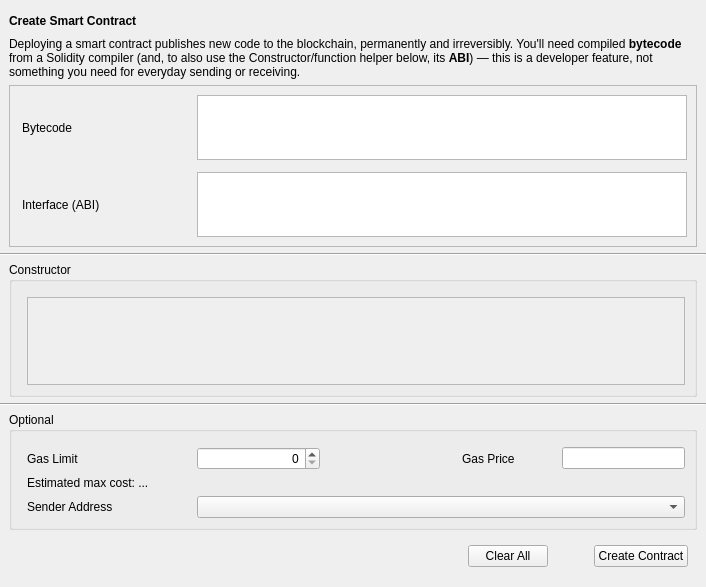
<?xml version="1.0" encoding="UTF-8"?>
<ui version="4.0">
 <class>CreateContract</class>
 <widget class="QWidget" name="CreateContract">
  <property name="geometry">
   <rect>
    <x>0</x>
    <y>0</y>
    <width>706</width>
    <height>587</height>
   </rect>
  </property>
  <property name="windowTitle">
   <string>Form</string>
  </property>
  <layout class="QVBoxLayout" name="verticalLayout_7">
   <property name="leftMargin">
    <number>0</number>
   </property>
   <property name="rightMargin">
    <number>0</number>
   </property>
   <item>
    <widget class="QStackedWidget" name="stackedWidget">
     <property name="currentIndex">
      <number>0</number>
     </property>
     <widget class="QWidget" name="createContractPage">
      <layout class="QVBoxLayout" name="verticalLayout_8">
       <property name="leftMargin">
        <number>0</number>
       </property>
       <property name="topMargin">
        <number>0</number>
       </property>
       <property name="rightMargin">
        <number>0</number>
       </property>
       <property name="bottomMargin">
        <number>0</number>
       </property>
       <item>
        <layout class="QVBoxLayout" name="verticalLayout_11">
         <property name="leftMargin">
          <number>9</number>
         </property>
         <property name="topMargin">
          <number>0</number>
         </property>
         <property name="rightMargin">
          <number>9</number>
         </property>
         <item>
          <layout class="QHBoxLayout" name="horizontalLayout">
           <property name="rightMargin">
            <number>9</number>
           </property>
           <item>
            <widget class="QLabel" name="labelTitle">
             <property name="font">
              <font>
               <weight>75</weight>
               <bold>true</bold>
              </font>
             </property>
             <property name="text">
              <string>Create Smart Contract</string>
             </property>
            </widget>
           </item>
           <item>
            <spacer name="horizontalSpacer_4">
             <property name="orientation">
              <enum>Qt::Horizontal</enum>
             </property>
             <property name="sizeHint" stdset="0">
              <size>
               <width>40</width>
               <height>20</height>
              </size>
             </property>
            </spacer>
           </item>
          </layout>
         </item>
         <item>
          <widget class="QLabel" name="labelContractHint">
           <property name="wordWrap">
            <bool>true</bool>
           </property>
           <property name="text">
            <string>Deploying a smart contract publishes new code to the blockchain, permanently and irreversibly. You'll need compiled &lt;b&gt;bytecode&lt;/b&gt; from a Solidity compiler (and, to also use the Constructor/function helper below, its &lt;b&gt;ABI&lt;/b&gt;) &amp;mdash; this is a developer feature, not something you need for everyday sending or receiving.</string>
           </property>
          </widget>
         </item>
         <item>
          <widget class="QFrame" name="frameContract">
           <property name="sizePolicy">
            <sizepolicy hsizetype="Preferred" vsizetype="Fixed">
             <horstretch>0</horstretch>
             <verstretch>0</verstretch>
            </sizepolicy>
           </property>
           <property name="frameShape">
            <enum>QFrame::StyledPanel</enum>
           </property>
           <property name="frameShadow">
            <enum>QFrame::Raised</enum>
           </property>
           <layout class="QVBoxLayout" name="verticalLayout_10">
            <property name="leftMargin">
             <number>0</number>
            </property>
            <property name="rightMargin">
             <number>0</number>
            </property>
            <item>
             <layout class="QGridLayout" name="gridLayout">
              <property name="leftMargin">
               <number>12</number>
              </property>
              <property name="rightMargin">
               <number>9</number>
              </property>
              <property name="horizontalSpacing">
               <number>15</number>
              </property>
              <property name="verticalSpacing">
               <number>12</number>
              </property>
              <item row="1" column="1">
               <widget class="QValidatedTextEdit" name="textEditInterface">
                <property name="sizePolicy">
                 <sizepolicy hsizetype="Expanding" vsizetype="Fixed">
                  <horstretch>0</horstretch>
                  <verstretch>0</verstretch>
                 </sizepolicy>
                </property>
                <property name="maximumSize">
                 <size>
                  <width>16777215</width>
                  <height>65</height>
                 </size>
                </property>
                <property name="horizontalScrollBarPolicy">
                 <enum>Qt::ScrollBarAlwaysOff</enum>
                </property>
               </widget>
              </item>
              <item row="0" column="1">
               <widget class="QValidatedTextEdit" name="textEditBytecode">
                <property name="sizePolicy">
                 <sizepolicy hsizetype="Expanding" vsizetype="Fixed">
                  <horstretch>0</horstretch>
                  <verstretch>0</verstretch>
                 </sizepolicy>
                </property>
                <property name="maximumSize">
                 <size>
                  <width>16777215</width>
                  <height>65</height>
                 </size>
                </property>
                <property name="horizontalScrollBarPolicy">
                 <enum>Qt::ScrollBarAlwaysOff</enum>
                </property>
               </widget>
              </item>
              <item row="1" column="0">
               <layout class="QVBoxLayout" name="verticalLayout_3">
                <item>
                 <widget class="QLabel" name="labelInterface">
                  <property name="sizePolicy">
                   <sizepolicy hsizetype="Fixed" vsizetype="Preferred">
                    <horstretch>0</horstretch>
                    <verstretch>0</verstretch>
                   </sizepolicy>
                  </property>
                  <property name="minimumSize">
                   <size>
                    <width>160</width>
                    <height>0</height>
                   </size>
                  </property>
                  <property name="text">
                   <string>Interface (ABI)</string>
                  </property>
                 </widget>
                </item>
               </layout>
              </item>
              <item row="0" column="0">
               <layout class="QVBoxLayout" name="verticalLayout">
                <item>
                 <widget class="QLabel" name="labelBytecode">
                  <property name="sizePolicy">
                   <sizepolicy hsizetype="Fixed" vsizetype="Preferred">
                    <horstretch>0</horstretch>
                    <verstretch>0</verstretch>
                   </sizepolicy>
                  </property>
                  <property name="minimumSize">
                   <size>
                    <width>160</width>
                    <height>0</height>
                   </size>
                  </property>
                  <property name="text">
                   <string>Bytecode</string>
                  </property>
                 </widget>
                </item>
               </layout>
              </item>
             </layout>
            </item>
           </layout>
          </widget>
         </item>
        </layout>
       </item>
       <item>
        <widget class="Line" name="hContractLine">
         <property name="orientation">
          <enum>Qt::Horizontal</enum>
         </property>
        </widget>
       </item>
       <item>
        <layout class="QVBoxLayout" name="verticalLayout_12">
         <property name="leftMargin">
          <number>9</number>
         </property>
         <property name="rightMargin">
          <number>9</number>
         </property>
         <item>
          <widget class="QGroupBox" name="groupBoxConstructor">
           <property name="title">
            <string>Constructor</string>
           </property>
           <layout class="QVBoxLayout" name="verticalLayout_2">
            <property name="leftMargin">
             <number>15</number>
            </property>
            <property name="topMargin">
             <number>15</number>
            </property>
            <item>
             <widget class="QScrollArea" name="scrollAreaConstructor">
              <property name="widgetResizable">
               <bool>true</bool>
              </property>
              <widget class="QWidget" name="scrollAreaWidgetContents">
               <property name="geometry">
                <rect>
                 <x>0</x>
                 <y>0</y>
                 <width>656</width>
                 <height>133</height>
                </rect>
               </property>
               <layout class="QVBoxLayout" name="verticalLayout_5"/>
              </widget>
             </widget>
            </item>
           </layout>
          </widget>
         </item>
        </layout>
       </item>
       <item>
        <widget class="Line" name="hContractLine2">
         <property name="orientation">
          <enum>Qt::Horizontal</enum>
         </property>
        </widget>
       </item>
       <item>
        <layout class="QVBoxLayout" name="verticalLayout_14">
         <property name="leftMargin">
          <number>9</number>
         </property>
         <property name="rightMargin">
          <number>9</number>
         </property>
         <item>
          <widget class="QGroupBox" name="groupBoxOptional">
           <property name="title">
            <string>Optional</string>
           </property>
           <layout class="QGridLayout" name="gridLayout_2">
            <property name="leftMargin">
             <number>15</number>
            </property>
            <property name="topMargin">
             <number>15</number>
            </property>
            <property name="horizontalSpacing">
             <number>10</number>
            </property>
            <property name="verticalSpacing">
             <number>6</number>
            </property>
            <item row="2" column="1" colspan="4">
             <widget class="AddressField" name="lineEditSenderAddress">
              <property name="minimumSize">
               <size>
                <width>370</width>
                <height>0</height>
               </size>
              </property>
             </widget>
            </item>
            <item row="2" column="0">
             <widget class="QLabel" name="labelSenderAddress">
              <property name="sizePolicy">
               <sizepolicy hsizetype="Fixed" vsizetype="Preferred">
                <horstretch>0</horstretch>
                <verstretch>0</verstretch>
               </sizepolicy>
              </property>
              <property name="minimumSize">
               <size>
                <width>160</width>
                <height>0</height>
               </size>
              </property>
              <property name="text">
               <string>Sender Address</string>
              </property>
             </widget>
            </item>
            <item row="1" column="0" colspan="5">
             <widget class="QLabel" name="labelGasEstimate">
              <property name="text">
               <string>Estimated max cost: ...</string>
              </property>
             </widget>
            </item>
            <item row="0" column="3">
             <widget class="QLabel" name="labelGasPrice">
              <property name="sizePolicy">
               <sizepolicy hsizetype="Preferred" vsizetype="Preferred">
                <horstretch>0</horstretch>
                <verstretch>0</verstretch>
               </sizepolicy>
              </property>
              <property name="minimumSize">
               <size>
                <width>90</width>
                <height>0</height>
               </size>
              </property>
              <property name="text">
               <string>Gas Price</string>
              </property>
             </widget>
            </item>
            <item row="0" column="0">
             <widget class="QLabel" name="labelGasLimit">
              <property name="sizePolicy">
               <sizepolicy hsizetype="Fixed" vsizetype="Preferred">
                <horstretch>0</horstretch>
                <verstretch>0</verstretch>
               </sizepolicy>
              </property>
              <property name="minimumSize">
               <size>
                <width>160</width>
                <height>0</height>
               </size>
              </property>
              <property name="text">
               <string>Gas Limit</string>
              </property>
             </widget>
            </item>
            <item row="0" column="1">
             <widget class="QSpinBox" name="lineEditGasLimit">
              <property name="sizePolicy">
               <sizepolicy hsizetype="Expanding" vsizetype="Fixed">
                <horstretch>0</horstretch>
                <verstretch>0</verstretch>
               </sizepolicy>
              </property>
              <property name="alignment">
               <set>Qt::AlignRight|Qt::AlignTrailing|Qt::AlignVCenter</set>
              </property>
             </widget>
            </item>
            <item row="0" column="4">
             <widget class="BitcoinAmountField" name="lineEditGasPrice"/>
            </item>
            <item row="0" column="2">
             <spacer name="horizontalSpacer_5">
              <property name="orientation">
               <enum>Qt::Horizontal</enum>
              </property>
              <property name="sizeType">
               <enum>QSizePolicy::Expanding</enum>
              </property>
              <property name="sizeHint" stdset="0">
               <size>
                <width>60</width>
                <height>20</height>
               </size>
              </property>
             </spacer>
            </item>
           </layout>
          </widget>
         </item>
        </layout>
       </item>
      </layout>
     </widget>
    </widget>
   </item>
   <item>
    <layout class="QHBoxLayout" name="horizontalLayout_3">
     <property name="leftMargin">
      <number>18</number>
     </property>
     <property name="topMargin">
      <number>9</number>
     </property>
     <property name="rightMargin">
      <number>18</number>
     </property>
     <property name="bottomMargin">
      <number>9</number>
     </property>
     <item>
      <spacer name="horizontalSpacer">
       <property name="orientation">
        <enum>Qt::Horizontal</enum>
       </property>
       <property name="sizeType">
        <enum>QSizePolicy::Expanding</enum>
       </property>
       <property name="sizeHint" stdset="0">
        <size>
         <width>40</width>
         <height>20</height>
        </size>
       </property>
      </spacer>
     </item>
     <item>
      <widget class="QPushButton" name="pushButtonClearAll">
       <property name="text">
        <string>Clear All</string>
       </property>
      </widget>
     </item>
     <item>
      <spacer name="horizontalSpacer_3">
       <property name="orientation">
        <enum>Qt::Horizontal</enum>
       </property>
       <property name="sizeType">
        <enum>QSizePolicy::Fixed</enum>
       </property>
       <property name="sizeHint" stdset="0">
        <size>
         <width>40</width>
         <height>20</height>
        </size>
       </property>
      </spacer>
     </item>
     <item>
      <widget class="QPushButton" name="pushButtonCreateContract">
       <property name="text">
        <string>Create Contract</string>
       </property>
      </widget>
     </item>
    </layout>
   </item>
  </layout>
 </widget>
 <customwidgets>
  <customwidget>
   <class>QValidatedTextEdit</class>
   <extends>QTextEdit</extends>
   <header>qt/qvalidatedtextedit.h</header>
  </customwidget>
  <customwidget>
   <class>AddressField</class>
   <extends>QComboBox</extends>
   <header>qt/addressfield.h</header>
  </customwidget>
  <customwidget>
   <class>BitcoinAmountField</class>
   <extends>QLineEdit</extends>
   <header>qt/bitcoinamountfield.h</header>
   <container>1</container>
  </customwidget>
 </customwidgets>
 <resources/>
 <connections/>
</ui>
